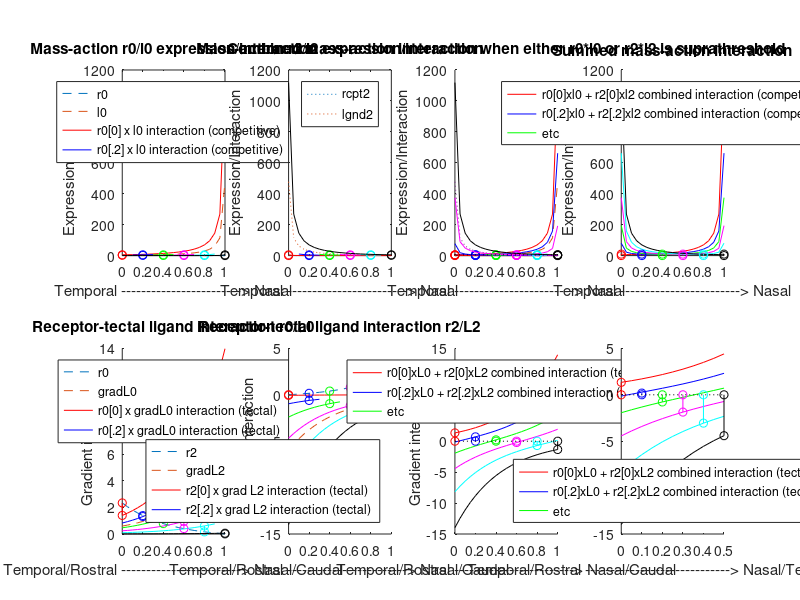
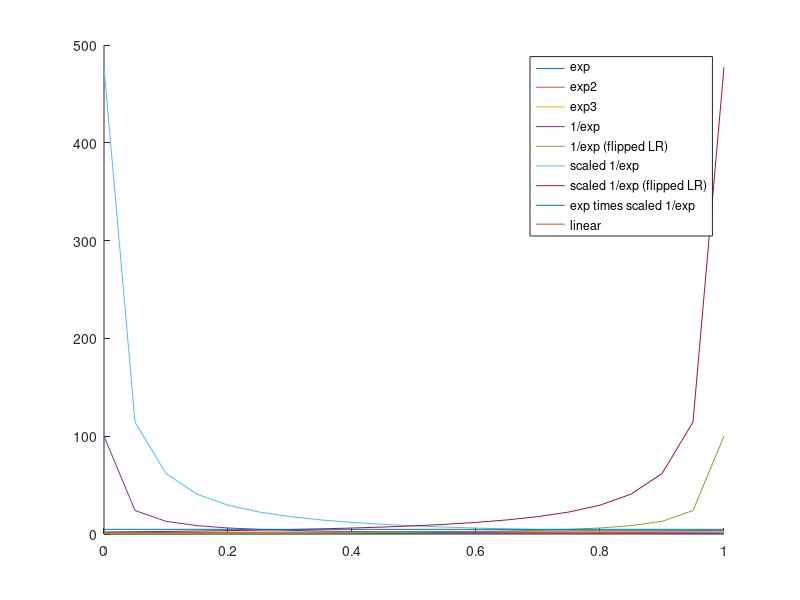
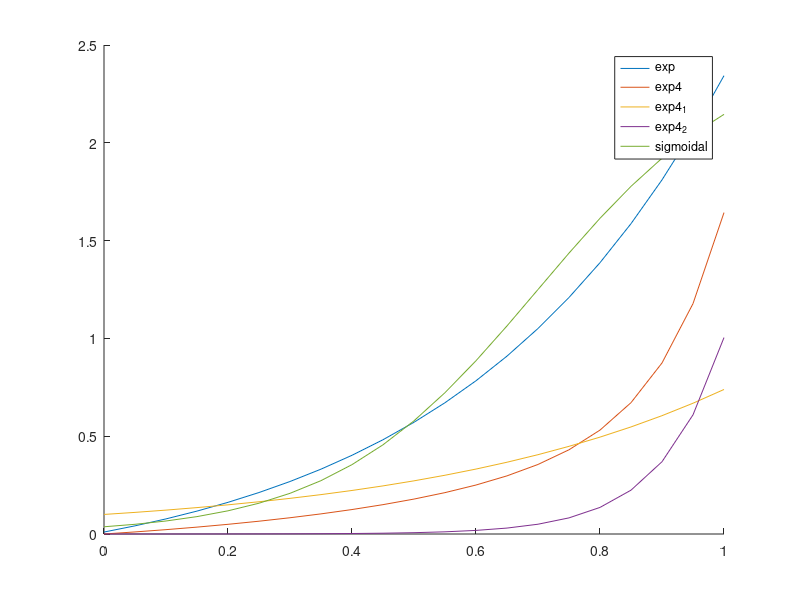
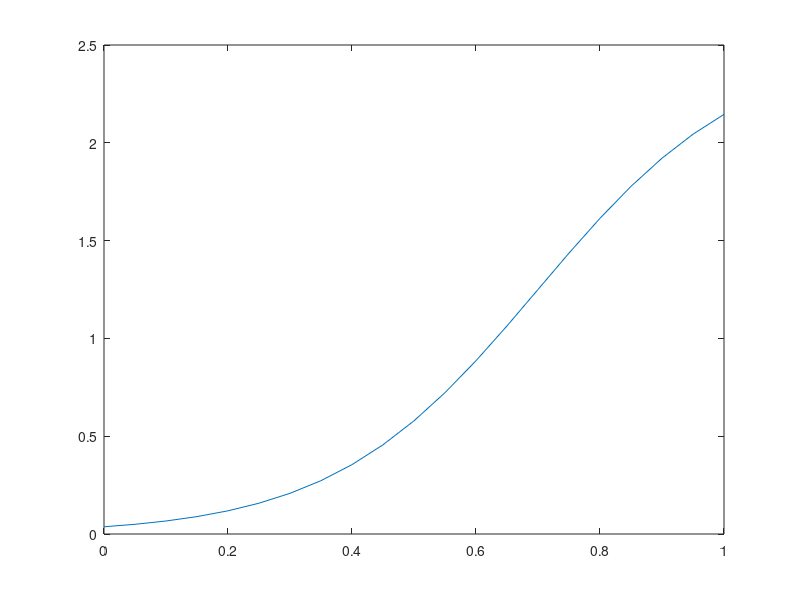

Write the MATLAB code that produced these figures, in order.
% Equations used in my modelling. See tissue.h and
% guidingtissue::exponential_expression and similar

% Set up the one figure
h_f = figure(1); clf;
h_f_pos = get(h_f, 'Position');
w=2500;
h=1280;
set(h_f, 'Position', [20, 1500, w, h]);
clf;

## What ligand expression profile?
ligand_expression = 'invexp'; #  or exp or invexp

x = [0:0.05:1];

_exp = -1.3 + 0.26 .* exp (2.3.*x) + 1.05; % T exponential_expression (const T& x)
_exp2 = 0.26 .* exp (1.1.*x) + 1.05; % T exponential_expression2 (const T& x)
_exp3 = 0.26 .* exp (1.8.*x) + 1.05; % T exponential_expression3 (const T& x)

# Double exponential?
_exp4_1 = 0.1 .* exp (2.*x);
##_exp4_2 = 0.05 .* exp (6.*(x-0.4)); # was quite good
_exp4_2 = 0.05 .* exp (10.*(x-0.7));
_exp4 = -1.3 + 1.2 + _exp4_1  +  _exp4_2; # -0.1

# Sigmoidal
_sig = -1.3 + 1.3 + 2.5 ./ (1 + exp(-(x-0.7).*6)) # 0 +

_rev_exp = 0.26 .* exp (2.3.*(1-x)) + 1.05;
_deriv_exp = 0.26 .* 2.3 .* exp (2.3.*x);
## Scaling for _exp to give inverse that starts and ends at the same point
A = 4.7727;
B =  0; ##-0.00014;
_inv_exp = A .* (1./_exp) + B;

rtimesl = _exp .* _inv_exp;

## May also use a linear function
_lin = 1.31 + 2.333 .* x;

if strcmp (ligand_expression, 'exp')
  threshold = 1.1
elseif strcmp (ligand_expression, 'lin')
  threshold = 4.73 ## 4.7 to 5.4 is a sensible range
else
  threshold = 4.73 ## 4.8 to 5.5 is a sensible range
end

## Debugging the curves
figure(7); clf;
hold on;
plot (x, _exp);
plot (x, _exp2);
plot (x, _exp3);
plot (x, 1./_exp);
plot (x, flip(1./_exp));
plot (x, _inv_exp);
plot (x, flip(_inv_exp));
plot (x, rtimesl);
plot (x, _lin);
legend('exp', 'exp2', 'exp3', '1/exp', '1/exp (flipped LR)','scaled 1/exp', 'scaled 1/exp (flipped LR)', 'exp times scaled 1/exp', 'linear')

figure(8); clf;
hold on;
plot (x, _exp);
#plot (x, _exp2);
#plot (x, _exp3);
plot (x, _exp4);
plot (x, _exp4_1);
plot (x, _exp4_2);
plot (x, _sig);

legend('exp', 'exp4', 'exp4_1', 'exp4_2', 'sigmoidal')

figure(9)
plot (x, _sig);

figure(1);

%% The J effect
_r0 = flip(_exp);
## Either this, making no strong assumptions about ligand expression:
if strcmp (ligand_expression, 'exp')
  _l0 = _exp;
elseif strcmp (ligand_expression, 'lin')
  _l0 = _lin;
else
  _l0 = flip(_inv_exp);
end

subplot(2,4,1);
plot (x, _r0, 'linestyle', '--'); % exp for receptors on retina
hold on;
plot (x, _l0, 'linestyle', '--'); % ligands
%%plot (x, _r0 .* _l0, 'color', colour.orchid2, 'linestyle', ':');
plot (x, _r0(1) .* _l0, 'r-');
plot (x(3:7), _r0(5) .* _l0(3:7), 'b');
plot (x(7:11), _r0(9) .* _l0(7:11), 'g');
plot (x(11:15), _r0(13) .* _l0(11:15), 'm');
plot (x(15:19), _r0(17) .* _l0(15:19), 'c');

plot ([x(1),x(1)], [_r0(1),_r0(1).*_l0(1)], 'ro-');
plot ([x(5),x(5)], [_r0(5),_r0(5).*_l0(5)], 'bo-');
plot ([x(9),x(9)], [_r0(9),_r0(9).*_l0(9)], 'go-');
plot ([x(13),x(13)], [_r0(13),_r0(13).*_l0(13)], 'mo-');
plot ([x(17),x(17)], [_r0(17),_r0(17).*_l0(17)], 'co-');

plot (x, _r0(21) .* _l0, 'k');
plot ([x(21),x(21)], [_r0(21),_r0(21).*_l0(21)], 'ko-');
lg1 = legend (['r0';'l0';'r0[0] x l0 interaction (competitive)';'r0[.2] x l0 interaction (competitive)'],'Location','North');
strlbl = ['Temporal ------------------------> Nasal'];
xlabel(strlbl)
ylabel('Expression/Interaction')
title('Mass-action r0/l0 expression/interaction')

_r2 = _exp; % opposing ligands
if strcmp (ligand_expression, 'exp')
  _l2 = flip(_exp); % opposing receptors
elseif strcmp (ligand_expression, 'lin')
  _l2 = flip(_lin);
else
  _l2 = _inv_exp;
end
subplot(2,4,2);
plot (x, _r2, 'linestyle', ':');
hold on;
plot (x, _l2, 'linestyle', ':'); % ligands
%%plot (x, _r2 .* _l2, 'color', colour.orchid2, 'linestyle', ':');
%%plot (x(1:3), _r2(1) .* _l2(1:3), 'r-');
plot (x, _r2(1) .* _l2, 'r');
plot ([x(1),x(1)], [_r2(2),_r2(1).*_l2(1)], 'ro-');
plot (x(3:7), _r2(5) .* _l2(3:7), 'b');
plot ([x(5),x(5)], [_r2(5),_r2(5).*_l2(5)], 'bo-');
plot (x(7:11), _r2(9) .* _l2(7:11), 'g');
plot ([x(9),x(9)], [_r2(9),_r2(9).*_l2(9)], 'go-');
plot (x(11:15), _r2(13) .* _l2(11:15), 'm');
plot ([x(13),x(13)], [_r2(13),_r2(13).*_l2(13)], 'mo-');
plot (x(15:19), _r2(17) .* _l2(15:19), 'c');
%%plot (x, _r2(17) .* _l2, 'k');
plot ([x(17),x(17)], [_r2(17),_r2(17).*_l2(17)], 'co-');

plot (x, _r2(21) .* _l2, 'k');
plot ([x(21),x(21)], [_r2(21),_r2(21).*_l2(21)], 'ko-');

lg2 = legend (['rcpt2';'lgnd2'],'Location','North');
strlbl = ['Temporal ------------------------> Nasal'];
##ylim([0,20])
xlabel(strlbl)
ylabel('Expression/Interaction')
title('Mass-action r2/l2 expression/interaction')

%% Now plot combined repulsion due to both receptor/ligand pairs

subplot(2,4,3);
hold on;
###
plot (x, _r0, 'linestyle', '--'); % exp for receptors on retina
hold on;
plot (x, _l0, 'linestyle', '--'); % ligands
plot (x, _r0(1) .* _l0, 'r-');
plot (x, _r0(5) .* _l0, 'b');
plot (x(7:11), _r0(9) .* _l0(7:11), 'g');
plot (x, _r0(13) .* _l0, 'm');
plot (x(15:19), _r0(17) .* _l0(15:19), 'c');

plot ([x(1),x(1)], [_r0(1),_r0(1).*_l0(1)], 'ro-');
plot ([x(5),x(5)], [_r0(5),_r0(5).*_l0(5)], 'bo-');
plot ([x(9),x(9)], [_r0(9),_r0(9).*_l0(9)], 'go-');
plot ([x(13),x(13)], [_r0(13),_r0(13).*_l0(13)], 'mo-');
plot ([x(17),x(17)], [_r0(17),_r0(17).*_l0(17)], 'co-');

plot (x, _r0(21) .* _l0, 'k');
plot ([x(21),x(21)], [_r0(21),_r0(21).*_l0(21)], 'ko-');
###
plot (x, _r2, 'linestyle', ':');
hold on;
plot (x, _l2, 'linestyle', ':'); % ligands
%%plot (x, _r2 .* _l2, 'color', colour.orchid2, 'linestyle', ':');
%%plot (x(1:3), _r2(1) .* _l2(1:3), 'r-');
plot (x, _r2(1) .* _l2, 'r');
plot ([x(1),x(1)], [_r2(2),_r2(1).*_l2(1)], 'ro-');
plot (x, _r2(5) .* _l2, 'b');
plot ([x(5),x(5)], [_r2(5),_r2(5).*_l2(5)], 'bo-');
plot (x(7:11), _r2(9) .* _l2(7:11), 'g');
plot ([x(9),x(9)], [_r2(9),_r2(9).*_l2(9)], 'go-');
plot (x, _r2(13) .* _l2, 'm');
plot ([x(13),x(13)], [_r2(13),_r2(13).*_l2(13)], 'mo-');
plot (x(15:19), _r2(17) .* _l2(15:19), 'c');
%%plot (x, _r2(17) .* _l2, 'k');
plot ([x(17),x(17)], [_r2(17),_r2(17).*_l2(17)], 'co-');

plot (x, _r2(21) .* _l2, 'k');
plot ([x(21),x(21)], [_r2(21),_r2(21).*_l2(21)], 'ko-');

plot ([0,1],[threshold,threshold],'k:')

###
strlbl = ['Temporal ------------------------> Nasal'];
xlabel(strlbl)
ylabel('Expression/Interaction')
title('Combined mass-action interaction when either r0*l0 or r2*l2 is suprathreshold')

subplot(2,4,4);
hold on;
plot (x, _r2(1) .* _l2 + _r0(1) .* _l0, 'r-');
plot (x, _r2(5) .* _l2 + _r0(5) .* _l0, 'b-');
plot (x, _r2(9) .* _l2 + _r0(9) .* _l0, 'g-');
plot (x, _r2(13) .* _l2 + _r0(13) .* _l0, 'm-');
plot (x, _r2(17) .* _l2 + _r0(17) .* _l0, 'c-');
plot (x, _r2(21) .* _l2 + _r0(21) .* _l0, 'k-');
plot ([x(1),x(1)], [0,_r2(1).*_l2(1)+_r0(1).*_l0(1)], 'ro-');
plot ([x(5),x(5)], [0,_r2(5).*_l2(5)+_r0(5).*_l0(5)], 'bo-');
plot ([x(9),x(9)], [0,_r2(9).*_l2(9)+_r0(9).*_l0(9)], 'go-');
plot ([x(13),x(13)], [0,_r2(13).*_l2(13)+_r0(13).*_l0(13)], 'mo-');
plot ([x(17),x(17)], [0,_r2(17).*_l2(17)+_r0(17).*_l0(17)], 'co-');
plot ([x(21),x(21)], [0,_r2(21).*_l2(21)+_r0(21).*_l0(21)], 'ko-');
lg3 = legend (['r0[0]xl0 + r2[0]xl2 combined interaction (competitive)';'r0[.2]xl0 + r2[.2]xl2 combined interaction (competitive)';'etc'],'Location','North');
strlbl = ['Temporal ------------------------> Nasal'];
##ylim([0,20])
xlabel(strlbl)
ylabel('Expression/Interaction')
title('Summed mass-action interaction')


## Now the retina->tectum interactions
subplot(2,4,5);
hold on;
_r0 = flip(_exp);
_L0 = _deriv_exp;
plot (x, _r0, 'linestyle', '--'); % exp for receptors on retina
plot (x, _L0, 'linestyle', '--'); % ligands
%%plot (x, _r0 .* _L0, 'color', colour.orchid2, 'linestyle', ':');
plot (x, _r0(1) .* _L0, 'r-');
plot (x(1:7), _r0(5) .* _L0(1:7), 'b');
plot (x(1:11), _r0(9) .* _L0(1:11), 'g');
plot (x(1:15), _r0(13) .* _L0(1:15), 'm');
plot (x(1:19), _r0(17) .* _L0(1:19), 'c');

plot ([x(1),x(1)], [_r0(1),_r0(1).*_L0(1)], 'ro-');
plot ([x(5),x(5)], [_r0(5),_r0(5).*_L0(5)], 'bo-');
plot ([x(9),x(9)], [_r0(9),_r0(9).*_L0(9)], 'go-');
plot ([x(13),x(13)], [_r0(13),_r0(13).*_L0(13)], 'mo-');
plot ([x(17),x(17)], [_r0(17),_r0(17).*_L0(17)], 'co-');

plot (x, _r0(21) .* _L0, 'k');
plot ([x(21),x(21)], [_r0(21),_r0(21).*_L0(21)], 'ko-');
lg4 = legend (['r0';'gradL0';'r0[0] x gradL0 interaction (tectal)';'r0[.2] x gradL0 interaction (tectal)'],'Location','North');
strlbl = ['Temporal/Rostral ------------------------> Nasal/Caudal'];
xlabel(strlbl)
ylabel('Gradient interaction')
title ('Receptor-tectal ligand interaction r0/L0')

subplot(2,4,6);
hold on;
_r2 = _exp;
_L2 = -flip(_deriv_exp);
plot (x, _r2, 'linestyle', '--'); % exp for receptors on retina
plot (x, _L2, 'linestyle', '--'); % ligands

plot (x, _r2(1) .* _L2, 'r-');
plot (x(1:7), _r2(5) .* _L2(1:7), 'b');
plot (x(1:11), _r2(9) .* _L2(1:11), 'g');
plot (x(1:15), _r2(13) .* _L2(1:15), 'm');
plot (x(1:19), _r2(17) .* _L2(1:19), 'c');

plot ([x(1),x(1)], [_r2(1),_r2(1).*_L2(1)], 'ro-');
plot ([x(5),x(5)], [_r2(5),_r2(5).*_L2(5)], 'bo-');
plot ([x(9),x(9)], [_r2(9),_r2(9).*_L2(9)], 'go-');
plot ([x(13),x(13)], [_r2(13),_r2(13).*_L2(13)], 'mo-');
plot ([x(17),x(17)], [_r2(17),_r2(17).*_L2(17)], 'co-');

plot (x, _r2(21) .* _L2, 'k');
plot ([x(21),x(21)], [_r2(21),_r2(21).*_L2(21)], 'ko-');
lg5 = legend (['r2';'gradL2';'r2[0] x grad L2 interaction (tectal)';'r2[.2] x grad L2 interaction (tectal)'],'Location','Southeast');
strlbl = ['Temporal/Rostral ------------------------> Nasal/Caudal'];
xlabel(strlbl)
ylabel('Gradient interaction')
title ('Receptor-tectal ligand interaction r2/L2')


subplot(2,4,7);
hold on;
plot (x, _r2(1) .* _L2 + _r0(1) .* _L0, 'r-');
plot (x, _r2(5) .* _L2 + _r0(5) .* _L0, 'b-');
plot (x, _r2(9) .* _L2 + _r0(9) .* _L0, 'g-');
plot (x, _r2(13) .* _L2 + _r0(13) .* _L0, 'm-');
plot (x, _r2(17) .* _L2 + _r0(17) .* _L0, 'c-');
plot (x, _r2(21) .* _L2 + _r0(21) .* _L0, 'k-');
plot ([x(1),x(1)], [0,_r2(1).*_L2(1)+_r0(1).*_L0(1)], 'ro-');
plot ([x(5),x(5)], [0,_r2(5).*_L2(5)+_r0(5).*_L0(5)], 'bo-');
plot ([x(9),x(9)], [0,_r2(9).*_L2(9)+_r0(9).*_L0(9)], 'go-');
plot ([x(13),x(13)], [0,_r2(13).*_L2(13)+_r0(13).*_L0(13)], 'mo-');
plot ([x(17),x(17)], [0,_r2(17).*_L2(17)+_r0(17).*_L0(17)], 'co-');
plot ([x(21),x(21)], [0,_r2(21).*_L2(21)+_r0(21).*_L0(21)], 'ko-');
plot ([0,1],[0,0],'k:')
lg6 = legend (['r0[0]xL0 + r2[0]xL2 combined interaction (tectal)';'r0[.2]xL0 + r2[.2]xL2 combined interaction (tectal)';'etc'],'Location','North');
strlbl = ['Temporal/Rostral ------------------------> Nasal/Caudal'];
xlabel(strlbl)
ylabel('Gradient interaction')


subplot(2,4,8);
hold on;
xx = [0:0.05:0.5];
_L2trunc = _L2(1:11);
_L0trunc = _L0(1:11);

plot (xx, _r2(1) .* _L2trunc + _r0(1) .* _L0trunc, 'r-');
plot (xx, _r2(5) .* _L2trunc + _r0(5) .* _L0trunc, 'b-');
plot (xx, _r2(9) .* _L2trunc + _r0(9) .* _L0trunc, 'g-');
plot (xx, _r2(13) .* _L2trunc + _r0(13) .* _L0trunc, 'm-');
plot (xx, _r2(17) .* _L2trunc + _r0(17) .* _L0trunc, 'c-');
plot (xx, _r2(21) .* _L2trunc + _r0(21) .* _L0trunc, 'k-');
plot ([xx(1),xx(1)], [0,_r2(1).*_L2(1)+_r0(1).*_L0(1)], 'ro-');
plot ([xx(3),xx(3)], [0,_r2(5).*_L2(2)+_r0(5).*_L0(3)], 'bo-');
plot ([xx(5),xx(5)], [0,_r2(9).*_L2(5)+_r0(9).*_L0(5)], 'go-');
plot ([xx(7),xx(7)], [0,_r2(13).*_L2(7)+_r0(13).*_L0(7)], 'mo-');
plot ([xx(9),xx(9)], [0,_r2(17).*_L2(9)+_r0(17).*_L0(9)], 'co-');
plot ([xx(11),xx(11)], [0,_r2(21).*_L2(11)+_r0(21).*_L0(11)], 'ko-');
plot ([0,0.5],[0,0],'k:')
lg7 = legend (['r0[0]xL0 + r2[0]xL2 combined interaction (tectal)';'r0[.2]xL0 + r2[.2]xL2 combined interaction (tectal)';'etc'],'Location','South');
strlbl = ['Temporal/Rostral -----------------------------> Nasal/Tectal Midline'];
xlabel(strlbl)





#figure(100)
#clf;
#plot (x, _exp)
#hold on
#plot (x, _deriv_exp, ':')
